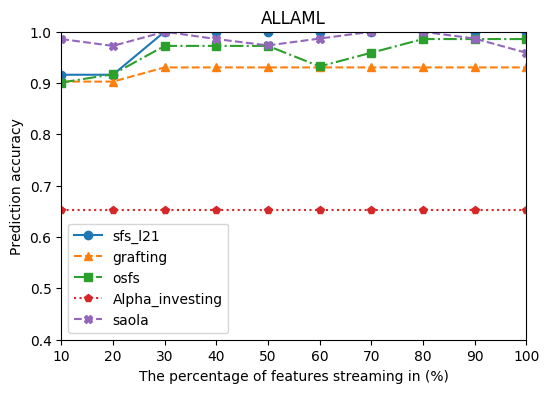
#> input picture datas/gene/all_result/streaming/new/ALLAML.png, 549 x 393 px, given in place of TOX_171.png, which was not available
$ python aggr_png_6.py
#> lines starting #> are read from the running program, lines starting #| are printed output that depends on the picture; pictures that were not available may be replaced by others from this repository, and a replacement may not be noted
from matplotlib import image
import numpy as np
#import os

if __name__=='__main__':
    # os.chdir('new/')
    img_names="TOX_171 SMK_CAN_187".split()
    img1=np.concatenate((image.imread("%s.png"%img_names[0]),image.imread("%s.png"%img_names[1])), axis=1)
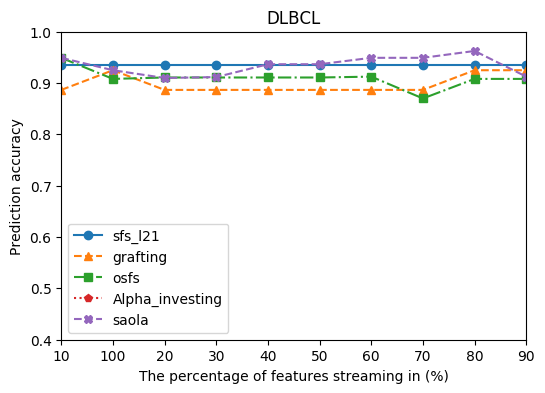
#> input picture datas/gene/all_result/streaming/new/DLBCL.png, 545 x 393 px, given in place of SMK_CAN_187.png, which was not available
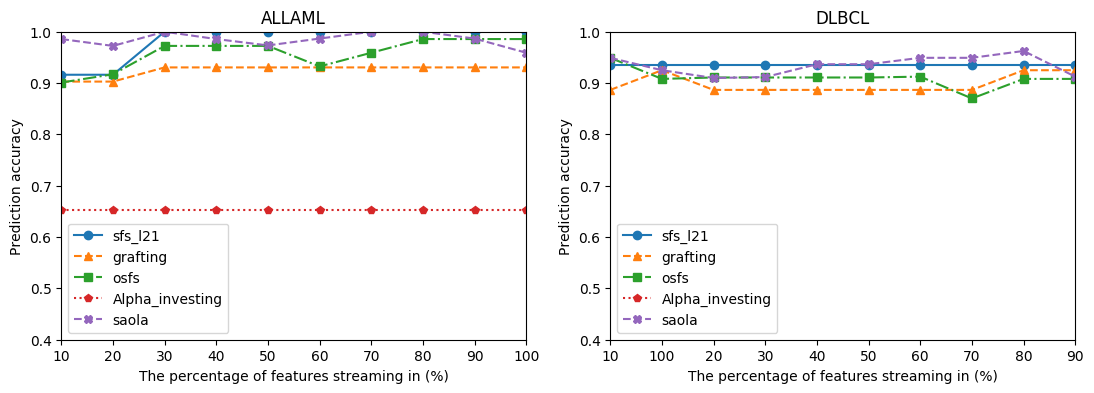
#> img1: shape (393, 1094, 4) float32; mean R, G, B, A 0.964, 0.964, 0.962, 1
    # img1=image.imread("%s.png"%img_names[0])
    # img1=np.concatenate((img1, image.imread("%s.png"%img_names[1])), axis=1)
    # img1=np.concatenate((img1, image.imread("%s.png"%img_names[2])), axis=1)

    img_names="ALLAML GLI_85".split()
    img2=np.concatenate((image.imread("%s.png"%img_names[0]),image.imread("%s.png"%img_names[1])), axis=1)
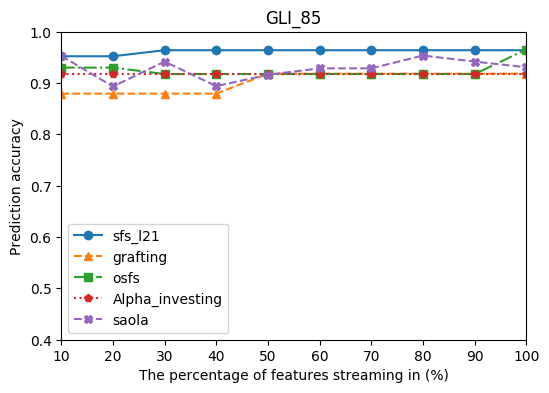
#> input picture datas/gene/all_result/streaming/new/GLI_85.png, 549 x 393 px
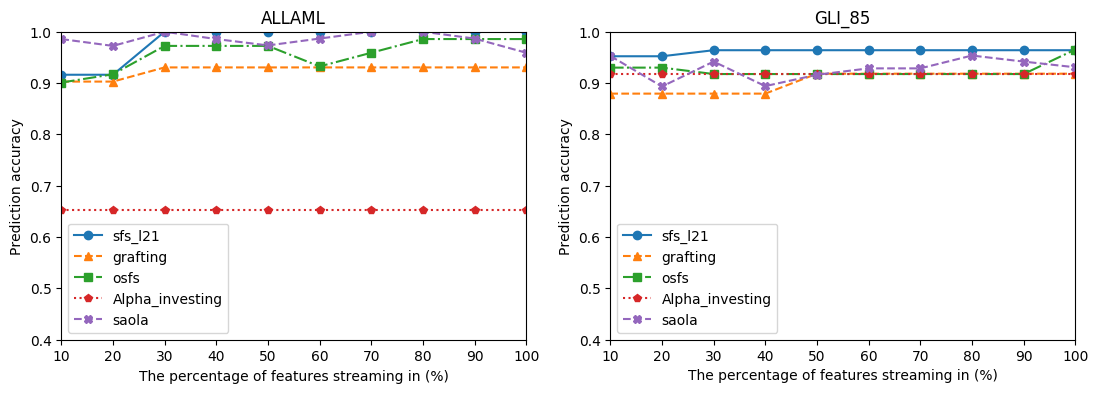
#> img2: shape (393, 1098, 4) float32; mean R, G, B, A 0.965, 0.963, 0.962, 1

    img_names="Lung_Cancer Prostate_GE".split()
#> (the run stopped early here; a loop or call above may not have finished)
